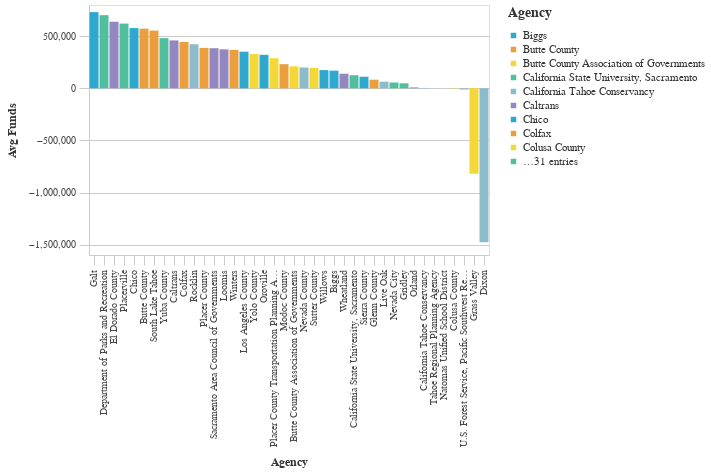

Source (notebook cell):
### Markdown cell above
### Lowest Average Total Funds by Agency ($2021)

### Code cell
#Bar chart Bottom Average Total Requested Funds by Agency
avg_funds_bottom = (df>>group_by(_.primary_agency_name)>>summarize(avg_funds=_.adjusted_total_requested.mean())>>arrange(-_.avg_funds)).tail(50)

chart5=( _dla_utils_reports.basic_bar_chart_no_save((avg_funds_bottom.tail(40)), 'primary_agency_name','avg_funds', 'primary_agency_name', district))
    
display(chart5)

### Figure 1 — Vega-Lite specification as saved in the notebook (floating-point values rounded to 4 significant figures)
{"config": {"view": {"continuousWidth": 400, "continuousHeight": 300}, "axis": {"domainColor": "#cbcbcb", "grid": true, "gridColor": "#cbcbcb", "gridWidth": 1, "labelColor": "#474747", "labelFont": "Nunito Sans", "labelFontSize": 10, "labelPadding": 4, "tickColor": "#cbcbcb", "tickSize": 10, "titleColor": "#333", "titleFont": "Raleway", "titleFontSize": 12, "titlePadding": 10}, "axisBand": {"grid": false}, "background": "white", "font": "Raleway", "header": {"labelFont": "Nunito Sans", "titleFont": "Raleway"}, "legend": {"labelColor": "#333", "labelFont": "Nunito Sans", "labelFontSize": 11, "labelLimit": 0, "padding": 1, "symbolSize": 30, "symbolType": "square", "titleColor": "#333", "titleFont": "Raleway", "titleFontSize": 14, "titlePadding": 10}, "title": {"anchor": "middle", "font": "Raleway", "fontSize": 18, "fontWeight": 300, "offset": 20}}, "data": {"name": "data-1fdaaf69ccf5d7f661f16300811703c6"}, "mark": "bar", "encoding": {"color": {"field": "primary_agency_name", "legend": {"symbolLimit": 10, "title": "Agency"}, "scale": {"range": ["#2EA8CE", "#EB9F3C", "#F4D837", "#51BF9D", "#8CBCCB", "#9487C0"]}, "type": "nominal"}, "tooltip": [{"field": "primary_agency_name", "type": "nominal"}, {"field": "avg_funds", "type": "quantitative"}], "x": {"field": "primary_agency_name", "sort": "-y", "title": "Agency", "type": "nominal"}, "y": {"field": "avg_funds", "title": "Avg Funds", "type": "quantitative"}}, "height": 250, "width": 400, "$schema": "https://vega.github.io/schema/vega-lite/v4.17.0.json", "datasets": {"data-1fdaaf69ccf5d7f661f16300811703c6": [{"primary_agency_name": "Galt", "avg_funds": 731700.0}, {"primary_agency_name": "Department of Parks and Recreation", "avg_funds": 702500.0}, {"primary_agency_name": "El Dorado County", "avg_funds": 639300.0}, {"primary_agency_name": "Placerville", "avg_funds": 621900.0}, {"primary_agency_name": "Chico", "avg_funds": 578500.0}, {"primary_agency_name": "Butte County", "avg_funds": 572800.0}, {"primary_agency_name": "South Lake Tahoe", "avg_funds": 554300.0}, {"primary_agency_name": "Yuba County", "avg_funds": 481900.0}, {"primary_agency_name": "Caltrans", "avg_funds": 460200.0}, {"primary_agency_name": "Colfax", "avg_funds": 444800.0}, {"primary_agency_name": "Rocklin", "avg_funds": 423600.0}, {"primary_agency_name": "Placer County", "avg_funds": 388300.0}, {"primary_agency_name": "Sacramento Area Council of Governments", "avg_funds": 385200.0}, {"primary_agency_name": "Loomis", "avg_funds": 374300.0}, {"primary_agency_name": "Winters", "avg_funds": 369000.0}, {"primary_agency_name": "Los Angeles County", "avg_funds": 351900.0}, {"primary_agency_name": "Yolo County", "avg_funds": 328400.0}, {"primary_agency_name": "Oroville", "avg_funds": 322200.0}, {"primary_agency_name": "Placer County Transportation Planning Agency", "avg_funds": 289500.0}, {"primary_agency_name": "Modoc County", "avg_funds": 232000.0}, {"primary_agency_name": "Butte County Association of Governments", "avg_funds": 211000.0}, {"primary_agency_name": "Nevada County", "avg_funds": 200000.0}, {"primary_agency_name": "Sutter County", "avg_funds": 195500.0}, {"primary_agency_name": "Willows", "avg_funds": 175000.0}, {"primary_agency_name": "Biggs", "avg_funds": 169600.0}, {"primary_agency_name": "Wheatland", "avg_funds": 140500.0}, {"primary_agency_name": "California State University, Sacramento", "avg_funds": 126100.0}, {"primary_agency_name": "Sierra County", "avg_funds": 111600.0}, {"primary_agency_name": "Glenn County", "avg_funds": 83090.0}, {"primary_agency_name": "Live Oak", "avg_funds": 63830.0}, {"primary_agency_name": "Nevada City", "avg_funds": 56130.0}, {"primary_agency_name": "Gridley", "avg_funds": 48140.0}, {"primary_agency_name": "Orland", "avg_funds": 8832.0}, {"primary_agency_name": "California Tahoe Conservancy", "avg_funds": 3841.0}, {"primary_agency_name": "Tahoe Regional Planning Agency", "avg_funds": 0.0}, {"primary_agency_name": "Natomas Unified School District", "avg_funds": -491.8}, {"primary_agency_name": "Colusa County", "avg_funds": -3166.0}, {"primary_agency_name": "U.S. Forest Service, Pacific Southwest Region", "avg_funds": -11630.0}, {"primary_agency_name": "Grass Valley", "avg_funds": -819100.0}, {"primary_agency_name": "Dixon", "avg_funds": -1478000.0}]}}
